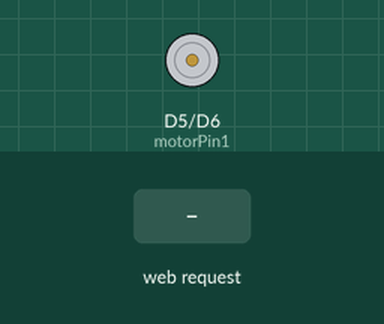
Simulated run of this sketch. Board: ESP8266 (NodeMCU). On the bench: motor-driver pin pairs drawn as motors (green arrow = first pin HIGH = forward, orange = second pin HIGH = backward, longer = more drive). Inputs (shaded band) come from the test bench. WiFi joins after 1.5 s; servers stay silent unless stated; what the sketch prints to the serial monitor is not drawn.

Above: at 2.7 s.
2.8 s: HTTP request GET /half-speed received
At 3.6 s:
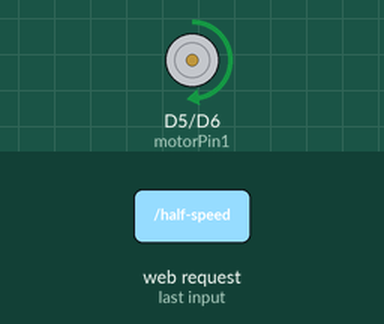
4.3 s: HTTP request GET /full-speed received
At 4.8 s:
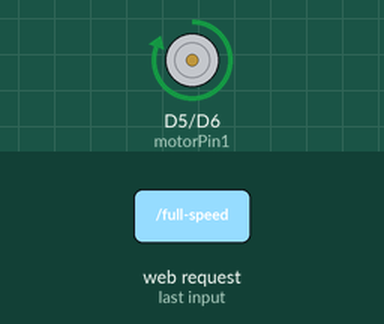
5.8 s: HTTP request GET /reverse-half-speed received
At 7.0 s:
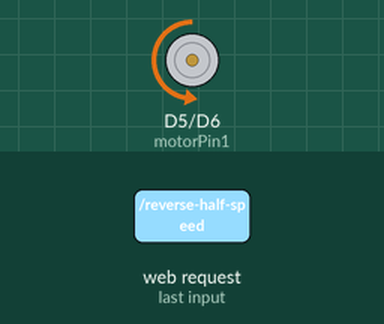
7.3 s: HTTP request GET /reverse-full-speed received
At 8.3 s:
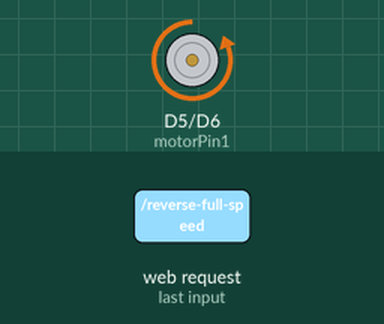
Timing chart, 0 to 9.8 s (numbered marks = the images above; inputs shaded):
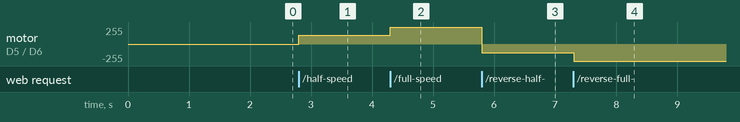

The sketch:

13_motor_WIFI.ino
```cpp
#include <ESP8266WiFi.h>
#include <WiFiClient.h>
#include <ESP8266WebServer.h>

const char* ssid = "OPPO_Reno7";        // 請輸入您的WiFi網路名稱
const char* password = "12345678"; // 請輸入您的WiFi網路密碼

ESP8266WebServer server(80);

const int motorPin1 = D5; // 馬達控制引腳
const int motorPin2 = D6; // 馬達控制引腳

void setup() {
  Serial.begin(9600);

  pinMode(motorPin1, OUTPUT);
  pinMode(motorPin2, OUTPUT);

  WiFi.begin(ssid, password);

  // WiFi連線等待
  while (WiFi.status() != WL_CONNECTED) {
    delay(500);
    Serial.print(".");
  }
  Serial.println("");
  Serial.println("WiFi 已連接");
  Serial.print("IP 地址: ");
  Serial.println(WiFi.localIP());

  server.on("/", handleRoot);
  server.on("/half-speed", handleHalfSpeed);
  server.on("/full-speed", handleFullSpeed);
  server.on("/stop", handleStop);
  server.on("/reverse-half-speed", handleReverseHalfSpeed);
  server.on("/reverse-full-speed", handleReverseFullSpeed);

  server.begin();
  Serial.println("HTTP 伺服器已啟動");
}

void loop() {
  server.handleClient();
}

// 處理根目錄請求，返回控制網頁
void handleRoot() {
  String html = "<html><head><meta http-equiv='Content-Type' content='text/html; charset=utf-8'>";
  html += "<style>body { font-size: 24px; }</style></head><body>";
  html += "<h1>馬達控制器</h1>";
  html += "<p><a href=\"/half-speed\"><button>半速正轉</button></a></p>";
  html += "<p><a href=\"/full-speed\"><button>全速正轉</button></a></p>";
  html += "<p><a href=\"/stop\"><button>停止</button></a></p>";
  html += "<p><a href=\"/reverse-half-speed\"><button>半速反轉</button></a></p>";
  html += "<p><a href=\"/reverse-full-speed\"><button>全速反轉</button></a></p>";
  html += "</body></html>";

  server.send(200, "text/html", html);
}

// 處理半速正轉請求
void handleHalfSpeed() {
  analogWrite(motorPin1, 128);
  analogWrite(motorPin2, 0);
  server.send(200, "text/html", "<html><head><meta http-equiv='Content-Type' content='text/html; charset=utf-8'><meta http-equiv='refresh' content='2;url=/'></head><body><p>馬達半速正轉中...</p><a href=\"/\">返回</a></body></html>");
}

// 處理全速正轉請求
void handleFullSpeed() {
  analogWrite(motorPin1, 255);
  analogWrite(motorPin2, 0);
  server.send(200, "text/html", "<html><head><meta http-equiv='Content-Type' content='text/html; charset=utf-8'><meta http-equiv='refresh' content='2;url=/'></head><body><p>馬達全速正轉中...</p><a href=\"/\">返回</a></body></html>");
}

// 處理停止請求
void handleStop() {
  analogWrite(motorPin1, 0);
  analogWrite(motorPin2, 0);
  server.send(200, "text/html", "<html><head><meta http-equiv='Content-Type' content='text/html; charset=utf-8'><meta http-equiv='refresh' content='2;url=/'></head><body><p>馬達已停止...</p><a href=\"/\">返回</a></body></html>");
}

// 處理半速反轉請求
void handleReverseHalfSpeed() {
  analogWrite(motorPin1, 0);
  analogWrite(motorPin2, 128);
  server.send(200, "text/html", "<html><head><meta http-equiv='Content-Type' content='text/html; charset=utf-8'><meta http-equiv='refresh' content='2;url=/'></head><body><p>馬達半速反轉中...</p><a href=\"/\">返回</a></body></html>");
}

// 處理全速反轉請求
void handleReverseFullSpeed() {
  analogWrite(motorPin1, 0);
  analogWrite(motorPin2, 255);
  server.send(200, "text/html", "<html><head><meta http-equiv='Content-Type' content='text/html; charset=utf-8'><meta http-equiv='refresh' content='2;url=/'></head><body><p>馬達全速反轉中...</p><a href=\"/\">返回</a></body></html>");
}
```

Measured:
- after the input at 2.8 s, motor on D5 (motorPin1) / D6 (motorPin2): stopped → forward 128/255 at once
- after the input at 4.3 s, motor on D5 (motorPin1) / D6 (motorPin2): forward 128/255 → forward 255/255 at once
- after the input at 5.8 s, motor on D5 (motorPin1) / D6 (motorPin2): forward 255/255 → backward 128/255 at once
- after the input at 7.3 s, motor on D5 (motorPin1) / D6 (motorPin2): backward 128/255 → backward 255/255 at once
